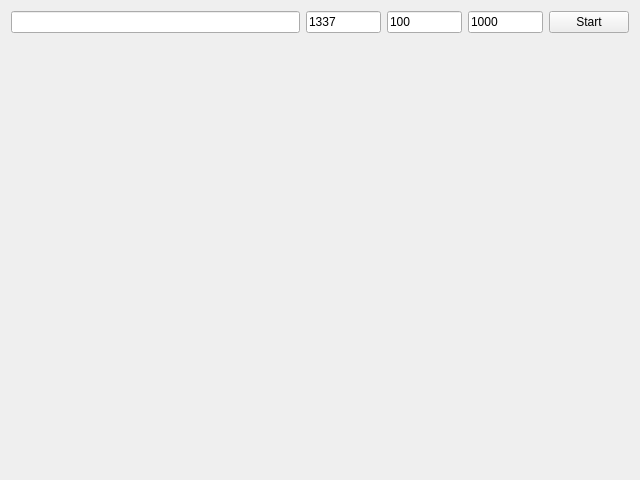
<?xml version="1.0" encoding="UTF-8"?>
<ui version="4.0">
 <class>MainWindow</class>
 <widget class="QMainWindow" name="MainWindow">
  <property name="geometry">
   <rect>
    <x>0</x>
    <y>0</y>
    <width>640</width>
    <height>480</height>
   </rect>
  </property>
  <property name="windowTitle">
   <string>Video Client (UDP)</string>
  </property>
  <widget class="QWidget" name="centralWidget">
   <layout class="QHBoxLayout" name="horizontalLayout_2">
    <item>
     <layout class="QVBoxLayout" name="verticalLayout" stretch="0,0">
      <property name="sizeConstraint">
       <enum>QLayout::SetDefaultConstraint</enum>
      </property>
      <item>
       <layout class="QHBoxLayout" name="horizontalLayout">
        <property name="sizeConstraint">
         <enum>QLayout::SetFixedSize</enum>
        </property>
        <item>
         <widget class="QLineEdit" name="lineEditHost">
          <property name="toolTip">
           <string>Host</string>
          </property>
         </widget>
        </item>
        <item>
         <widget class="QLineEdit" name="lineEditPort">
          <property name="sizePolicy">
           <sizepolicy hsizetype="Minimum" vsizetype="Fixed">
            <horstretch>0</horstretch>
            <verstretch>0</verstretch>
           </sizepolicy>
          </property>
          <property name="minimumSize">
           <size>
            <width>75</width>
            <height>0</height>
           </size>
          </property>
          <property name="maximumSize">
           <size>
            <width>75</width>
            <height>16777215</height>
           </size>
          </property>
          <property name="toolTip">
           <string>Port</string>
          </property>
          <property name="text">
           <string>1337</string>
          </property>
         </widget>
        </item>
        <item>
         <widget class="QLineEdit" name="lineEditDelayTime">
          <property name="sizePolicy">
           <sizepolicy hsizetype="Fixed" vsizetype="Fixed">
            <horstretch>0</horstretch>
            <verstretch>0</verstretch>
           </sizepolicy>
          </property>
          <property name="minimumSize">
           <size>
            <width>75</width>
            <height>0</height>
           </size>
          </property>
          <property name="maximumSize">
           <size>
            <width>75</width>
            <height>16777215</height>
           </size>
          </property>
          <property name="toolTip">
           <string>Delay Time</string>
          </property>
          <property name="text">
           <string>100</string>
          </property>
         </widget>
        </item>
        <item>
         <widget class="QLineEdit" name="lineEditResendTime">
          <property name="sizePolicy">
           <sizepolicy hsizetype="Fixed" vsizetype="Fixed">
            <horstretch>0</horstretch>
            <verstretch>0</verstretch>
           </sizepolicy>
          </property>
          <property name="minimumSize">
           <size>
            <width>75</width>
            <height>0</height>
           </size>
          </property>
          <property name="maximumSize">
           <size>
            <width>75</width>
            <height>16777215</height>
           </size>
          </property>
          <property name="toolTip">
           <string>Resend Time</string>
          </property>
          <property name="text">
           <string>1000</string>
          </property>
         </widget>
        </item>
        <item>
         <widget class="QPushButton" name="pushButtonStart">
          <property name="text">
           <string>Start</string>
          </property>
         </widget>
        </item>
       </layout>
      </item>
      <item>
       <widget class="QLabel" name="labelImage">
        <property name="text">
         <string/>
        </property>
       </widget>
      </item>
     </layout>
    </item>
   </layout>
  </widget>
 </widget>
 <layoutdefault spacing="6" margin="11"/>
 <resources/>
 <connections/>
</ui>
